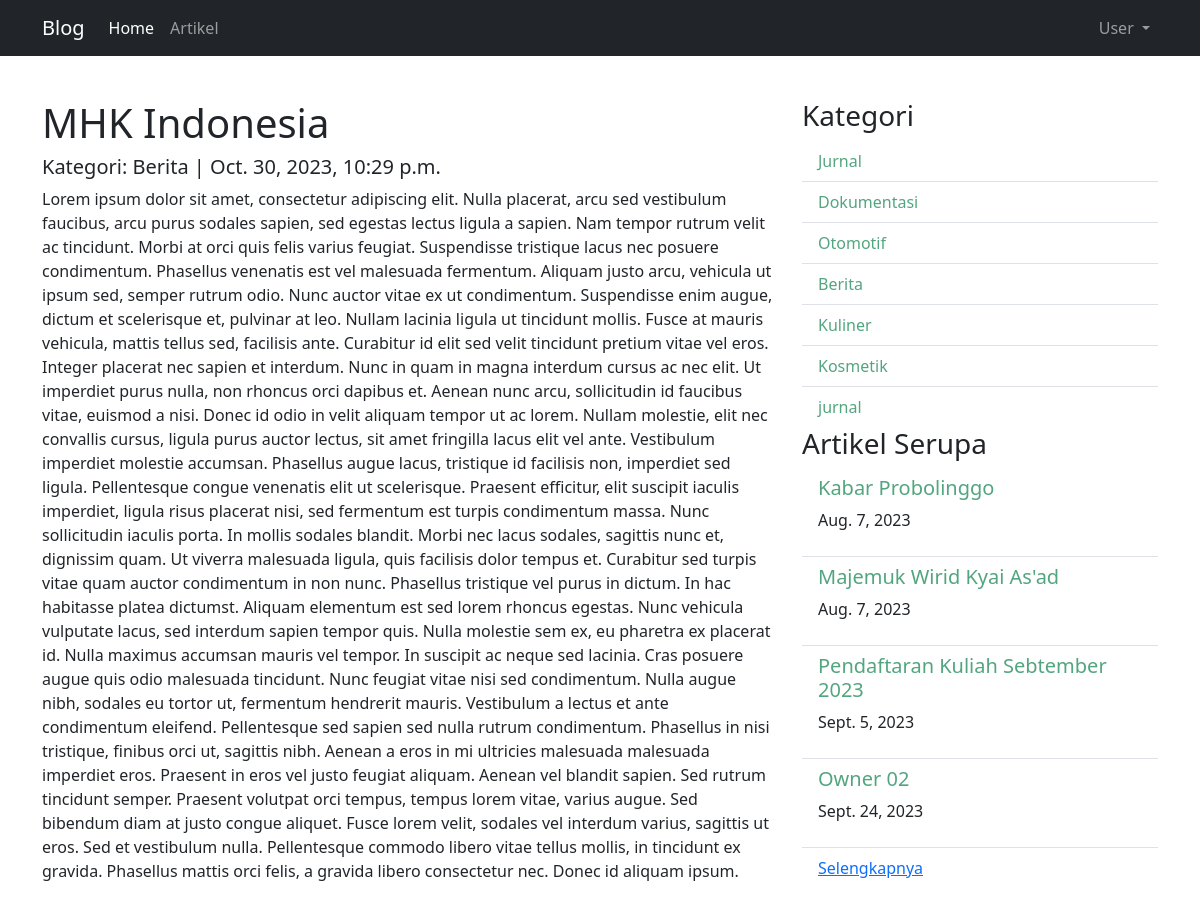
The app's page /artikel/detail/mhk-indonesia/ with its own data.
### anim/models.py (models this page shows, shortened)
class Artikel(models.Model):
    judul = models.CharField(max_length=255)
    isi = models.TextField()
    kategori = models.CharField(max_length=255)
    published = models.DateTimeField(auto_now_add=True)
    update = models.DateTimeField(auto_now=True)
    slug = models.SlugField(blank=True, editable=False)

### anim/views.py (the view)
# urls.py: re_path(r"^detail/(?P<slug>[\w-]+)/$", ArtikelDetailView.as_view(), name="detail"),
class ArtikelDetailView(DetailView):
    model = Artikel
    template_name = "artikel/artikel_detail.html"
    context_object_name = "artikel"
    def get_context_data(self, *args, **kwargs):
        kategori_list = self.model.objects.values_list("kategori", flat=True).distinct()
        self.kwargs.update({"kategori_list": kategori_list})
        artikel_serupa = self.model.objects.filter(
            kategori=self.object.kategori
        ).exclude(id=self.object.id)
        self.kwargs.update({"artikel_serupa": artikel_serupa})
        kwargs = self.kwargs
        return super().get_context_data(*args, **kwargs)

### anim/templates/artikel/artikel_detail.html (shortened to what this page needs)
{% extends 'base.html' %}
{% block contents %}
<div class="row">
  <div class="col-md-8">
    <h1>{{artikel.judul}}</h1>
    <h5>Kategori: {{artikel.kategori}} | {{artikel.published}}</h5>
    <p>{{artikel.isi}}</p>
  </div>
  <div class="col-sm">
    <h3>Kategori</h3>
    <ul class="list-group list-group-flush">
      {% for kategori in kategori_list %}
      <li class="list-group-item">
        <a
          href="{% url 'artikel:category' kategori 1 %}"
          class="link-success link-offset-2 link-underline-opacity-0 link-underline-opacity-100-hover link-opacity-75"
          >{{kategori}}</a
        >
      </li>
      {% endfor %}
    </ul>
    <h3>Artikel Serupa</h3>
    <ul class="list-group list-group-flush">
      {% for artikel in artikel_serupa %} {% if forloop.counter is not 3 %}
      <li class="list-group-item">
        <h5>
          <a
            href="{% url 'artikel:detail' artikel.slug %}"
            class="link-success link-offset-2 link-underline-opacity-0 link-underline-opacity-100-hover link-opacity-75"
            >{{artikel.judul}}</a
          >
        </h5>
        <p>{{artikel.published|date}}</p>
      </li>
      {% endif %} {% endfor %}
      <li class="list-group-item">
        <a href="{% url 'artikel:category' artikel.kategori 1 %}"
          >Selengkapnya</a
        >
      </li>
    </ul>
  </div>
</div>
{% endblock contents %}

### records on screen
Artikel: judul "MHK Indonesia", kategori "Berita", published "Oct. 30, 2023, 10:29 p.m.", isi "Lorem ipsum dolor sit amet, consectetur adipiscing elit. Nulla placerat, arcu sed vestibulum faucibus, arcu purus sodales sapien, sed egestas lectus ligula a sapien. Nam tempor rutrum velit ac tincidunt. Morbi at orci quis felis varius feugiat. Suspendisse tristique lacus nec posuere condimentum. Phasellus venenatis est vel malesuada fermentum. Aliquam justo arcu, vehicula ut ipsum sed, semper rutrum odio. Nunc auctor vitae ex ut condimentum. Suspendisse enim augue, dictum et scelerisque et, pulvinar at leo. Nullam lacinia ligula ut tincidunt mollis. Fusce at mauris vehicula, mattis tellus sed, facilisis ante. Curabitur id elit sed velit tincidunt pretium vitae vel eros. Integer placerat…"
Artikel: judul "Kabar Probolinggo", published "Aug. 7, 2023"
Artikel: judul "Majemuk Wirid Kyai As'ad", published "Aug. 7, 2023"
Artikel: judul "Pendaftaran Kuliah Sebtember 2023", published "Sept. 5, 2023"
Artikel: judul "Owner 02", published "Sept. 24, 2023"

### other values on screen
{{ kategori }} "Jurnal" "Dokumentasi" "Otomotif" "Berita" "Kuliner" "Kosmetik" "jurnal"
